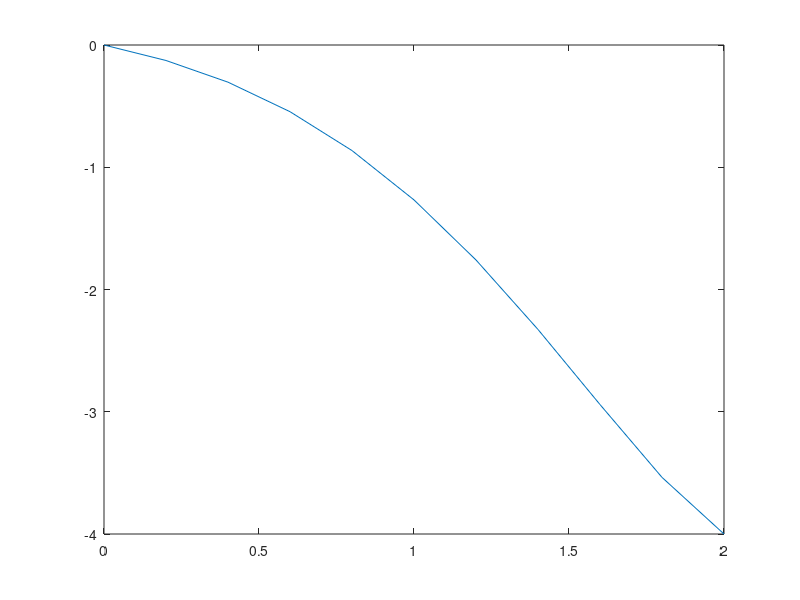
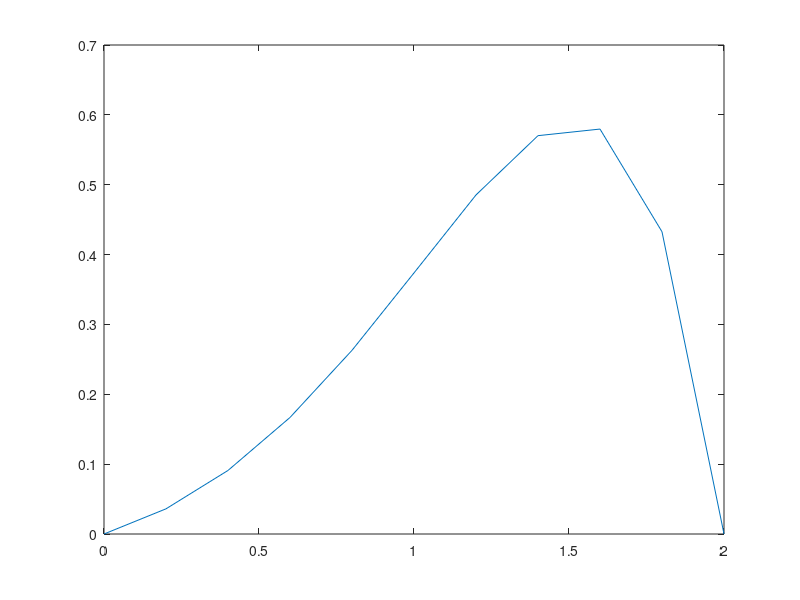

Recreate these plots in MATLAB, in order.
% Linear shooting method for solving BVPs
% of the form y'' = p(x)y' + q(x)y + r(x), y(a) = alpha, y(b) = beta
% currently with the system:
% p(x) = 2, q(x) = -1, r(x) = xe^x - x
% a = 0, b = 2, y(a) = 0, y(b) = -4.

p = @(x) 2;
q = @(x) -1;
r = @(x) x*exp(x)-x;

f = @(x,y1,y2) [y2, p(x)*y1 + q(x)*y2 + r(x)];
y = @(x) 1/6*x^3*exp(x) - 5/3*x*exp(x) + 2*exp(x) - x - 2;

a = 0; %boundary values
alpha = 0;
b = 2;
beta = -4;

h = 0.2;
N = (b-a)/h;

xvals = linspace(a,b,N+1);
w1vals = zeros(1,N+1);
w2vals = zeros(1,N+1);
v1vals = zeros(1,N+1);
v2vals = zeros(1,N+1);
yvals = zeros(1,N+1);
evals = zeros(1,N+1);

w1vals(1) = alpha; %initial conditions for w1,w2 and v1,v2
w2vals(1) = 0;
v1vals(1) = alpha;
v2vals(1) = 1;

for i = 1:N
    w1vals(i+1) = w1vals(i) + h*w2vals(i);
    w2vals(i+1) = w2vals(i) + h*(p(xvals(i))*w2vals(i) + q(xvals(i))*w1vals(i) + r(xvals(i)));
    v1vals(i+1) = v1vals(i) + h*v2vals(i);
    v2vals(i+1) = v2vals(i) + h*(p(xvals(i))*v2vals(i) + q(xvals(i))*v1vals(i) + r(xvals(i)));
end
lambda = (beta - v1vals(N+1))/(w1vals(N+1) - v1vals(N+1));
for i = 1:N+1
    yvals(i) = lambda*w1vals(i) + (1-lambda)*v1vals(i);
    evals(i) = abs(yvals(i) - y(xvals(i)));
end

figure(1)
plot(xvals,yvals)
figure(2)
plot(xvals, evals)